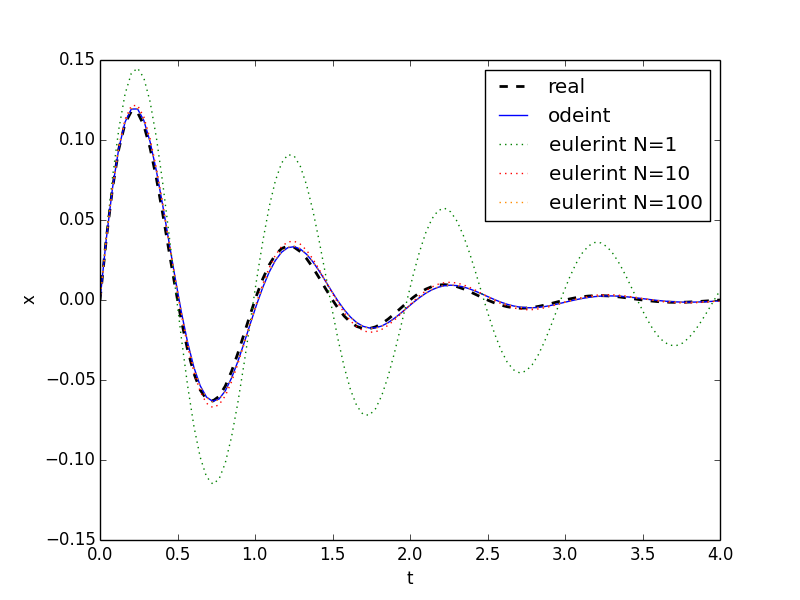

This chart was generated by the following Python code:
from matplotlib.pylab import *
from scipy.integrate import odeint
import numpy as np

a = -1.

m = 1 #kg
f = 1.0 #Hz
e = 0.2
w = 2 * np.pi * f
k = m * w**2
c = 2 * e * w * m

def eulerint(zp, z0, t, Nsubdivisiones):
	Nt = len(t)
	Ndim = len(z0)

	z = np.zeros((Nt, Ndim))
	z[0, :] = z0

	for i in range(1, Nt):
		t_anterior = t[i-1]
		dt = (t[i]- t[i-1])/Nsubdivisiones
		z_temp = z[i-1, :].copy()
		for k in range(Nsubdivisiones):
			z_temp += dt*zp(z_temp, t_anterior + k*dt)
		z[i, :] = z_temp
	return z


def zp(z, t):
    zp = np.zeros(2)
    zp[0] = z[1]
    zp[1] = -(c/m) * z[1] - (k/m) * z[0]
    return zp

z0 = np.array([0, 1])
y = c/(2*m)
A = np.sqrt(z0[0]**2 + ((z0[1] + y*z0[0])/w)**2)
t = np.linspace(0, 4., 100)

z_odeint = odeint(zp, z0, t)
z_real = A * np.exp(-y*t) * np.sin(w*t)

z_euler1 = eulerint(zp, z0, t, 1)
z_euler10 = eulerint(zp, z0, t, 10)
z_euler100 = eulerint(zp, z0, t, 100)

figure(1)
plot(t, z_real, "--",color = "black", linewidth = 2,label="real")
plot(t, z_odeint[:,0],"b",label="odeint")
plot(t,z_euler1[:,0], "g:",label="eulerint N=1")
plot(t,z_euler10[:,0], ":",color = "red", label="eulerint N=10")
plot(t,z_euler100[:,0], ":", color = "darkorange", label="eulerint N=100")
xlabel('t')
ylabel('x')
legend()
savefig("Entrega4.png")
show()